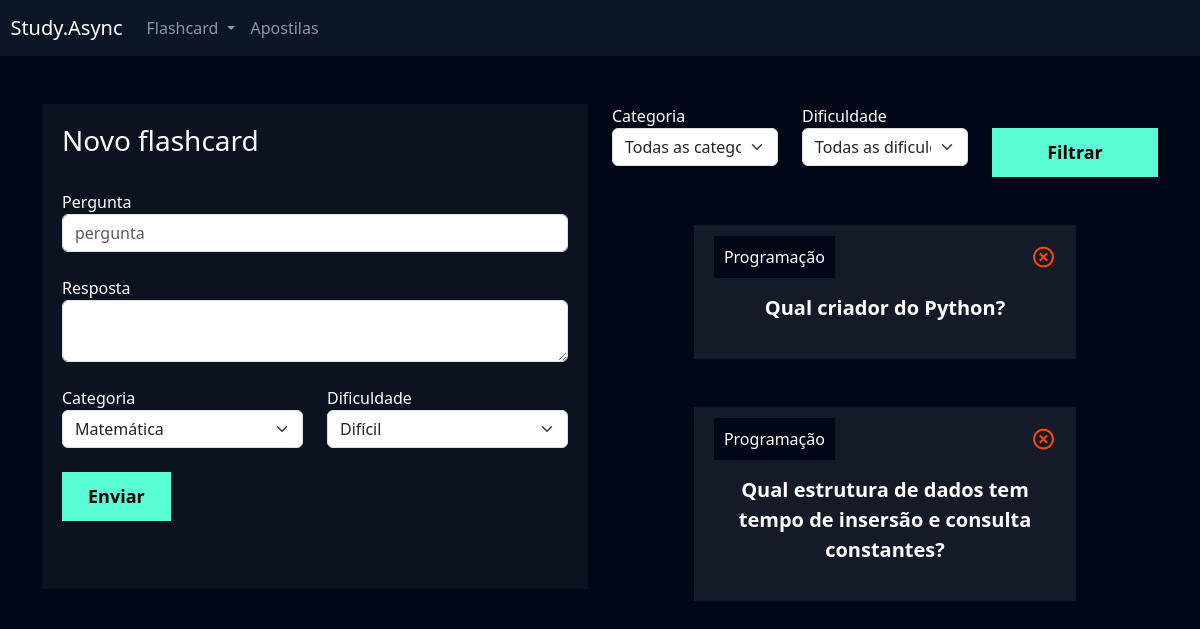
The app's page /flashcard/novo_flashcard/ (signed in), older data.
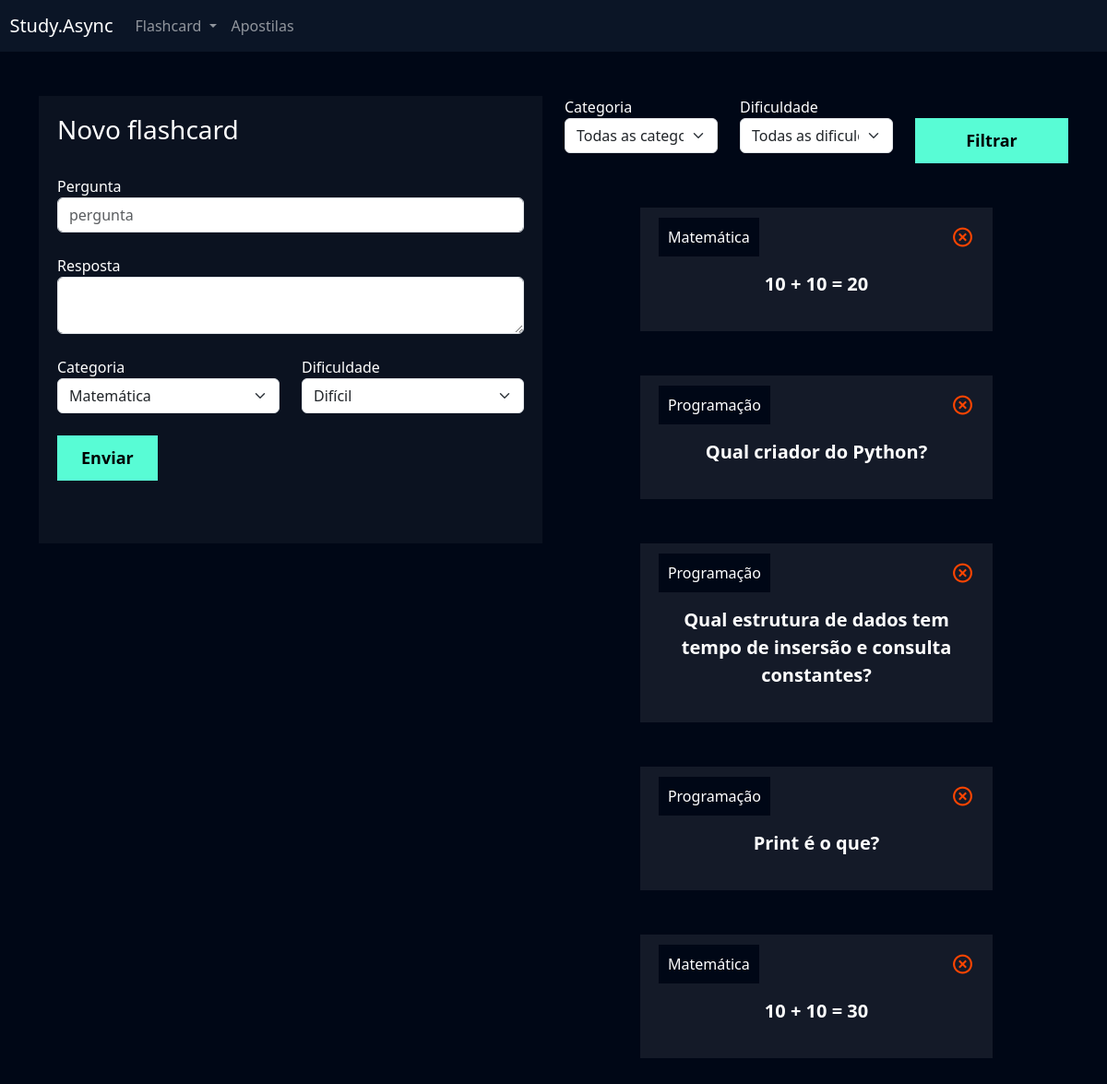
The same page, newer data.
### flashcard/models.py (models this page shows, shortened)
class Flashcard(models.Model):
    DIFICULDADE_CHOICES = (('D', 'Difícil'), ('M', 'Médio'), ('F', 'Fácil'))
    user = models.ForeignKey(User, on_delete=models.DO_NOTHING)
    pergunta = models.CharField(max_length=100)
    resposta = models.TextField()
    categoria = models.ForeignKey(Categoria, on_delete=models.DO_NOTHING)
    dificuldade = models.CharField(max_length=1, choices=DIFICULDADE_CHOICES)

class Categoria(models.Model):
    nome = models.CharField(max_length=30)
    def __str__(self):
        return self.nome

### flashcard/views.py (the view, shortened to what this page needs)
# urls.py: path('novo_flashcard/', views.novo_flashcard, name="novo_flashcard"),
def novo_flashcard(request):
    if not request.user.is_authenticated:
        return redirect('/usuarios/logar/')
    if request.method == "GET": # user acessa a página no navegador
        categorias = Categoria.objects.all()
        dificuldades = Flashcard.DIFICULDADE_CHOICES
        flashcards = Flashcard.objects.filter(user=request.user) #retorna os cards do user logado
        categoria_filtrar = request.GET.get('categoria')
        dificuldade_filtrar = request.GET.get('dificuldade')
        if categoria_filtrar:
            flashcards = flashcards.filter(categoria__id=categoria_filtrar) # por ser chave estrangeira (foreign key)
        if dificuldade_filtrar:
            flashcards = flashcards.filter(dificuldade=dificuldade_filtrar)
        return render(request, 'novo_flashcard.html', {'categorias': categorias,
                                                       'dificuldades': dificuldades,
                                                       'flashcards': flashcards})

### flashcard/templates/novo_flashcard.html (shortened to what this page needs)
{% extends "base.html" %}
{% load static %}
{% block 'cabecalho' %}
    <link href="{% static 'usuarios/css/cadastro.css' %}" rel="stylesheet">
    <link href='https://unpkg.com/boxicons@2.1.4/css/boxicons.min.css' rel='stylesheet'>
    <link href="{% static 'flashcard/css/novo_flashcard.css' %}" rel="stylesheet" >
{% endblock 'cabecalho' %}
{% block 'conteudo' %}
    {% include "partials/header.html" %}
    <div class="container">
        <br>
        <br>
        <div class="row">
            <div class="col-md">
                <div class="box-form">
                    <form action="{% url 'novo_flashcard' %}" method="POST"> {% csrf_token %}
                        <h3>Novo flashcard </h3>
                        <br>
                        <label>Pergunta</label>
                        <input type="text" class="form-control" placeholder="pergunta" name="pergunta">
                        <br>
                        <label>Resposta</label>
                        <textarea class="form-control" name="resposta"></textarea>
                        <br>
                        <div class="row">
                                <div class="col-md">
                                    <label for="">Categoria</label>
                                    <select class="form-select" name="categoria">
                                        {% for categoria in categorias %}
                                            <option value="{{categoria.id}}"> {{categoria}} </option>
                                        {% endfor %}
                                    </select>
                                </div>
                                <div class="col-md">
                                    <label for="">Dificuldade</label>
                                    <select class="form-select" name="dificuldade">
                                        {% for dificuldade in dificuldades %}
                                            <option value="{{dificuldade.0}}">{{dificuldade.1}} </option>
                                        {% endfor %}
                                    </select>
                                </div>
                        </div>
                        <br>
                        <input type="submit" value="Enviar" class="btn-cadastro">
                        <br>
                        <br>
                        <br>
                    </form>
                </div>
            </div>
            <div class="col-md">
                <form action="{% url 'novo_flashcard' %}" method="GET">
                    <div class="row">
                        <div class="col-md">
                            <label for="">Categoria</label>
                            <select name="categoria" id="" class="form-select">
                                <option value="">Todas as categorias</option>
                            </select>
                        </div>
                        <div class="col-md">
                            <label for="">Dificuldade</label>
                            <select name="dificuldade" id="" class="form-select">
                                <option value="">Todas as dificuldades</option>
                            </select>
                        </div>
                        <div class="col-md">
                            <br>
                            <input type="submit" style="width: 100%" value="Filtrar" class="btn-cadastro">
                        </div>
                    </div>
                </form>
                <br>
                <br>
                {% for flash in flashcards %}
                    <div class="box-new-flashcard" onclick="flip_card({{flash.id}})">
                        <div class="flashcard ">
                            <div class="flashcard-categoria">
                                {{flash.categoria}}
                            </div>
                            <a href="{% url 'deletar_flashcard' flash.id %}"><i class='icone-exit bx bx-x-circle'></i></a>
                            <br>
                            <br>
                            <div class="flashcard-box-item">
                                <p class="flashcard-item">{{flash.pergunta }}</p>
                            </div>
                        </div>
                    </div>
                    <br>
                    <br>
                {% endfor %}
            </div>
        </div>
    </div>
{% endblock 'conteudo' %}

### templates/base.html (shortened to what this page needs)
{% load static %}
<!doctype html>
<html lang="en">
  <head>
    <link href="https://cdn.jsdelivr.net/npm/bootstrap@5.3.2/dist/css/bootstrap.min.css" rel="stylesheet">
    <link rel="stylesheet" href="{% static 'geral/css/base.css' %}" >
    {% block 'cabecalho' %} {% endblock %}
  </head>
  <body>
    {% block 'conteudo' %}{% endblock %}
  </body>
</html>

### templates/partials/header.html (shortened to what this page needs)
<nav style="background-color: var(--main-color)" class="navbar navbar-expand-lg navbar-dark">
    <a class="navbar-brand" href="#">&nbsp&nbspStudy.Async</a>
    <div class="collapse navbar-collapse" id="navbarNav">
      <ul class="navbar-nav">
        <li class="nav-item dropdown">
          <a class="nav-link dropdown-toggle" href="#" id="navbarDropdown" role="button" data-bs-toggle="dropdown" aria-expanded="false">
            Flashcard
          </a>
        </li>
        <li class="nav-item">
          <a class="nav-link" href="">Apostilas</a>
        </li>
      </ul>
    </div>
  </nav>

### templates/static/geral/css/base.css (style rules this page uses)
:root { --main-color: #0b1526; --dark-color: #000716; --secondary-dark-color: rgb(15, 2, 26); --light-color: #00c1f3; --contrast-color: #f4c96b; --differential-color: #58fcd5; }
body { background-color: var(--dark-color) !important; color: white !important; }

### templates/static/usuarios/css/cadastro.css (style rules this page uses)
* { margin: 0; padding: 0; }
.box-form { padding: 20px; background-color: rgba(217,217,217, .05); color: white !important; }
.btn-cadastro { padding: 10px; background-color: #58fcd5; border: none; border: 1px solid #58fcd5; font-size: 18px; font-weight: bold; padding-left: 25px; padding-right: 25px; }

### templates/static/flashcard/css/novo_flashcard.css (style rules this page uses)
.box-new-flashcard { width: 70%; margin: auto; }
.flashcard { background-color: rgba(255, 255, 255, .08); padding: 20px; }
.flashcard-box-item { text-align: center; }
.flashcard p { font-size: 20px; font-weight: bold; cursor: pointer; }
.flashcard-categoria { background-color: var(--dark-color); display: inline; padding: 10px; }
.icone-exit { float: right; font-size: 25px; color: orangered; }

Row changes from the older to the newer data that the page shows:
added Flashcard: categoria "Matemática", pergunta "10 + 10 = 20"
added Flashcard: categoria "Programação", pergunta "Print é o que?"
added Flashcard: categoria "Matemática", pergunta "10 + 10 = 30"
